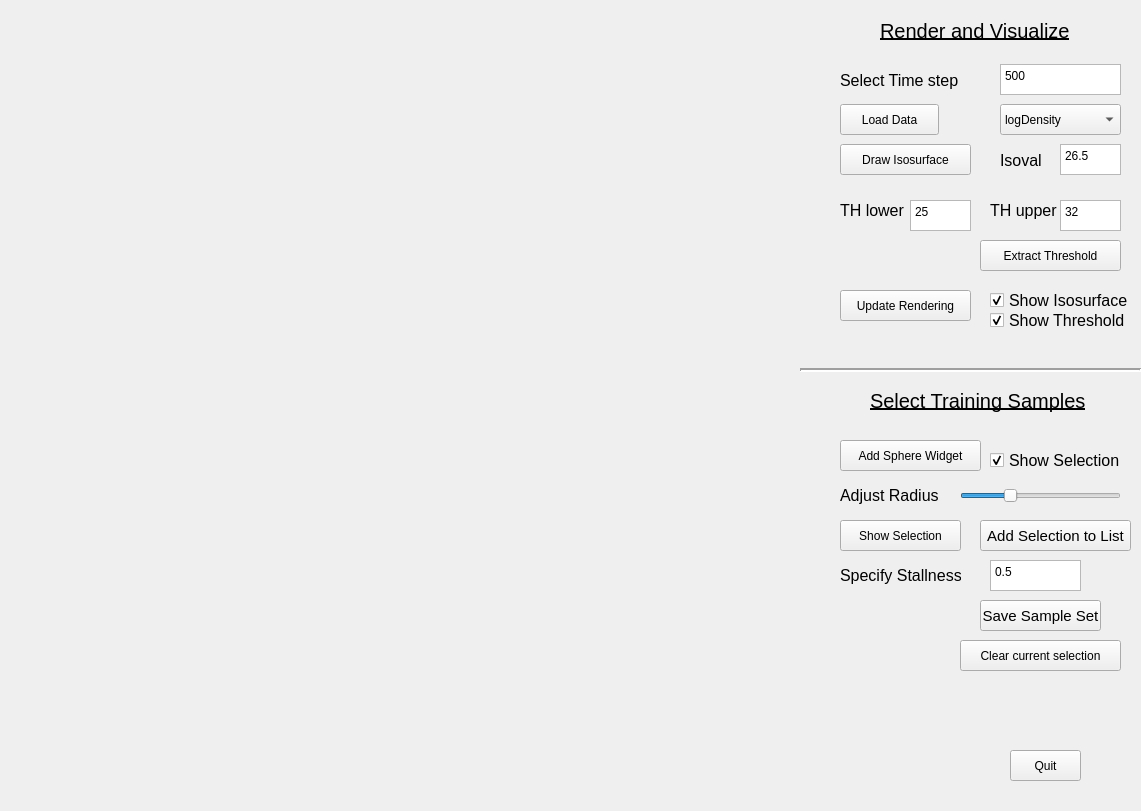
<?xml version="1.0" encoding="UTF-8"?>
<ui version="4.0">
 <class>RenderWindowUISingleInheritance</class>
 <widget class="QMainWindow" name="RenderWindowUISingleInheritance">
  <property name="geometry">
   <rect>
    <x>0</x>
    <y>0</y>
    <width>1141</width>
    <height>811</height>
   </rect>
  </property>
  <property name="windowTitle">
   <string>RenderWindowUISingleInheritance</string>
  </property>
  <widget class="QWidget" name="centralwidget">
   <widget class="QVTKWidget" name="qvtkWidget" native="true">
    <property name="geometry">
     <rect>
      <x>20</x>
      <y>20</y>
      <width>781</width>
      <height>491</height>
     </rect>
    </property>
   </widget>
   <widget class="QPushButton" name="loadData">
    <property name="geometry">
     <rect>
      <x>840</x>
      <y>104</y>
      <width>99</width>
      <height>31</height>
     </rect>
    </property>
    <property name="text">
     <string>Load Data</string>
    </property>
   </widget>
   <widget class="QPushButton" name="sphereWidget">
    <property name="geometry">
     <rect>
      <x>840</x>
      <y>440</y>
      <width>141</width>
      <height>31</height>
     </rect>
    </property>
    <property name="text">
     <string>Add Sphere Widget</string>
    </property>
   </widget>
   <widget class="QPushButton" name="filter_points">
    <property name="geometry">
     <rect>
      <x>840</x>
      <y>520</y>
      <width>121</width>
      <height>31</height>
     </rect>
    </property>
    <property name="text">
     <string>Show Selection</string>
    </property>
   </widget>
   <widget class="QSlider" name="sphereRadiusSlider">
    <property name="geometry">
     <rect>
      <x>960</x>
      <y>481</y>
      <width>161</width>
      <height>29</height>
     </rect>
    </property>
    <property name="minimum">
     <number>1</number>
    </property>
    <property name="maximum">
     <number>100</number>
    </property>
    <property name="value">
     <number>30</number>
    </property>
    <property name="orientation">
     <enum>Qt::Horizontal</enum>
    </property>
   </widget>
   <widget class="QLabel" name="label">
    <property name="geometry">
     <rect>
      <x>840</x>
      <y>480</y>
      <width>101</width>
      <height>31</height>
     </rect>
    </property>
    <property name="font">
     <font>
      <pointsize>12</pointsize>
     </font>
    </property>
    <property name="text">
     <string>Adjust Radius</string>
    </property>
   </widget>
   <widget class="QPushButton" name="drawIsosurf">
    <property name="geometry">
     <rect>
      <x>840</x>
      <y>144</y>
      <width>131</width>
      <height>31</height>
     </rect>
    </property>
    <property name="text">
     <string>Draw Isosurface</string>
    </property>
   </widget>
   <widget class="QComboBox" name="variables">
    <property name="geometry">
     <rect>
      <x>1000</x>
      <y>104</y>
      <width>121</width>
      <height>31</height>
     </rect>
    </property>
    <property name="editable">
     <bool>false</bool>
    </property>
    <item>
     <property name="text">
      <string>logDensity</string>
     </property>
    </item>
    <item>
     <property name="text">
      <string>tev</string>
     </property>
    </item>
    <item>
     <property name="text">
      <string>v02</string>
     </property>
    </item>
    <item>
     <property name="text">
      <string>v03</string>
     </property>
    </item>
    <item>
     <property name="text">
      <string>density</string>
     </property>
    </item>
    <item>
     <property name="text">
      <string>gradient</string>
     </property>
    </item>
    <item>
     <property name="text">
      <string>gradient1</string>
     </property>
    </item>
    <item>
     <property name="text">
      <string>logTemperature</string>
     </property>
    </item>
    <item>
     <property name="text">
      <string>logRho</string>
     </property>
    </item>
    <item>
     <property name="text">
      <string>Pressure</string>
     </property>
    </item>
    <item>
     <property name="text">
      <string>Velocity</string>
     </property>
    </item>
    <item>
     <property name="text">
      <string>QVapor</string>
     </property>
    </item>
   </widget>
   <widget class="QPlainTextEdit" name="isoval">
    <property name="geometry">
     <rect>
      <x>1060</x>
      <y>144</y>
      <width>61</width>
      <height>31</height>
     </rect>
    </property>
    <property name="plainText">
     <string>26.5</string>
    </property>
   </widget>
   <widget class="QCheckBox" name="isosurf_checkbox">
    <property name="geometry">
     <rect>
      <x>990</x>
      <y>290</y>
      <width>151</width>
      <height>20</height>
     </rect>
    </property>
    <property name="font">
     <font>
      <pointsize>12</pointsize>
     </font>
    </property>
    <property name="text">
     <string>Show Isosurface</string>
    </property>
    <property name="checked">
     <bool>true</bool>
    </property>
   </widget>
   <widget class="QCheckBox" name="selection_checkbox">
    <property name="geometry">
     <rect>
      <x>990</x>
      <y>450</y>
      <width>141</width>
      <height>20</height>
     </rect>
    </property>
    <property name="font">
     <font>
      <pointsize>12</pointsize>
     </font>
    </property>
    <property name="text">
     <string>Show Selection</string>
    </property>
    <property name="checked">
     <bool>true</bool>
    </property>
   </widget>
   <widget class="QPushButton" name="update_rendering">
    <property name="geometry">
     <rect>
      <x>840</x>
      <y>290</y>
      <width>131</width>
      <height>31</height>
     </rect>
    </property>
    <property name="text">
     <string>Update Rendering</string>
    </property>
   </widget>
   <widget class="QPushButton" name="quit">
    <property name="geometry">
     <rect>
      <x>1010</x>
      <y>750</y>
      <width>71</width>
      <height>31</height>
     </rect>
    </property>
    <property name="text">
     <string>Quit</string>
    </property>
   </widget>
   <widget class="QPlainTextEdit" name="timestep">
    <property name="geometry">
     <rect>
      <x>1000</x>
      <y>64</y>
      <width>121</width>
      <height>31</height>
     </rect>
    </property>
    <property name="plainText">
     <string>500</string>
    </property>
   </widget>
   <widget class="QLabel" name="label_2">
    <property name="geometry">
     <rect>
      <x>840</x>
      <y>70</y>
      <width>121</width>
      <height>21</height>
     </rect>
    </property>
    <property name="font">
     <font>
      <pointsize>12</pointsize>
     </font>
    </property>
    <property name="text">
     <string>Select Time step</string>
    </property>
   </widget>
   <widget class="Line" name="line">
    <property name="geometry">
     <rect>
      <x>800</x>
      <y>360</y>
      <width>341</width>
      <height>20</height>
     </rect>
    </property>
    <property name="font">
     <font>
      <pointsize>12</pointsize>
      <weight>50</weight>
      <bold>false</bold>
     </font>
    </property>
    <property name="lineWidth">
     <number>2</number>
    </property>
    <property name="orientation">
     <enum>Qt::Horizontal</enum>
    </property>
   </widget>
   <widget class="QLabel" name="label_3">
    <property name="geometry">
     <rect>
      <x>880</x>
      <y>10</y>
      <width>191</width>
      <height>41</height>
     </rect>
    </property>
    <property name="font">
     <font>
      <pointsize>15</pointsize>
      <underline>true</underline>
     </font>
    </property>
    <property name="text">
     <string>Render and Visualize</string>
    </property>
   </widget>
   <widget class="QLabel" name="label_4">
    <property name="geometry">
     <rect>
      <x>870</x>
      <y>380</y>
      <width>221</width>
      <height>41</height>
     </rect>
    </property>
    <property name="font">
     <font>
      <pointsize>15</pointsize>
      <underline>true</underline>
     </font>
    </property>
    <property name="text">
     <string>Select Training Samples</string>
    </property>
   </widget>
   <widget class="QPushButton" name="addSelection">
    <property name="geometry">
     <rect>
      <x>980</x>
      <y>520</y>
      <width>151</width>
      <height>31</height>
     </rect>
    </property>
    <property name="font">
     <font>
      <pointsize>11</pointsize>
     </font>
    </property>
    <property name="text">
     <string>Add Selection to List</string>
    </property>
   </widget>
   <widget class="QPushButton" name="saveSampleData">
    <property name="geometry">
     <rect>
      <x>980</x>
      <y>600</y>
      <width>121</width>
      <height>31</height>
     </rect>
    </property>
    <property name="font">
     <font>
      <pointsize>11</pointsize>
     </font>
    </property>
    <property name="text">
     <string>Save Sample Set</string>
    </property>
   </widget>
   <widget class="pcp_openGL_window" name="pcp_window" native="true">
    <property name="geometry">
     <rect>
      <x>19</x>
      <y>540</y>
      <width>780</width>
      <height>250</height>
     </rect>
    </property>
   </widget>
   <widget class="QLabel" name="label_5">
    <property name="geometry">
     <rect>
      <x>840</x>
      <y>560</y>
      <width>121</width>
      <height>31</height>
     </rect>
    </property>
    <property name="font">
     <font>
      <pointsize>12</pointsize>
     </font>
    </property>
    <property name="text">
     <string>Specify Stallness</string>
    </property>
   </widget>
   <widget class="QPlainTextEdit" name="stallness_val">
    <property name="geometry">
     <rect>
      <x>990</x>
      <y>560</y>
      <width>91</width>
      <height>31</height>
     </rect>
    </property>
    <property name="plainText">
     <string>0.5</string>
    </property>
   </widget>
   <widget class="QPushButton" name="cleanSampleSet">
    <property name="geometry">
     <rect>
      <x>960</x>
      <y>640</y>
      <width>161</width>
      <height>31</height>
     </rect>
    </property>
    <property name="text">
     <string>Clear current selection</string>
    </property>
   </widget>
   <widget class="QPushButton" name="pushButton">
    <property name="geometry">
     <rect>
      <x>980</x>
      <y>240</y>
      <width>141</width>
      <height>31</height>
     </rect>
    </property>
    <property name="text">
     <string>Extract Threshold</string>
    </property>
   </widget>
   <widget class="QPlainTextEdit" name="thhigh">
    <property name="geometry">
     <rect>
      <x>1060</x>
      <y>200</y>
      <width>61</width>
      <height>31</height>
     </rect>
    </property>
    <property name="plainText">
     <string>32</string>
    </property>
   </widget>
   <widget class="QPlainTextEdit" name="thlow">
    <property name="geometry">
     <rect>
      <x>910</x>
      <y>200</y>
      <width>61</width>
      <height>31</height>
     </rect>
    </property>
    <property name="plainText">
     <string>25</string>
    </property>
   </widget>
   <widget class="QLabel" name="label_6">
    <property name="geometry">
     <rect>
      <x>840</x>
      <y>200</y>
      <width>71</width>
      <height>21</height>
     </rect>
    </property>
    <property name="font">
     <font>
      <pointsize>12</pointsize>
     </font>
    </property>
    <property name="text">
     <string>TH lower</string>
    </property>
   </widget>
   <widget class="QLabel" name="label_7">
    <property name="geometry">
     <rect>
      <x>990</x>
      <y>200</y>
      <width>71</width>
      <height>21</height>
     </rect>
    </property>
    <property name="font">
     <font>
      <pointsize>12</pointsize>
     </font>
    </property>
    <property name="text">
     <string>TH upper</string>
    </property>
   </widget>
   <widget class="QCheckBox" name="th_checkbox">
    <property name="geometry">
     <rect>
      <x>990</x>
      <y>310</y>
      <width>141</width>
      <height>21</height>
     </rect>
    </property>
    <property name="font">
     <font>
      <pointsize>12</pointsize>
     </font>
    </property>
    <property name="text">
     <string>Show Threshold</string>
    </property>
    <property name="checked">
     <bool>true</bool>
    </property>
   </widget>
   <widget class="QLabel" name="label_8">
    <property name="geometry">
     <rect>
      <x>1000</x>
      <y>150</y>
      <width>51</width>
      <height>21</height>
     </rect>
    </property>
    <property name="font">
     <font>
      <pointsize>12</pointsize>
     </font>
    </property>
    <property name="text">
     <string>Isoval</string>
    </property>
   </widget>
  </widget>
  <action name="actionOpenFile">
   <property name="enabled">
    <bool>true</bool>
   </property>
   <property name="text">
    <string>Open File...</string>
   </property>
  </action>
  <action name="actionExit">
   <property name="text">
    <string>Exit</string>
   </property>
  </action>
  <action name="actionPrint">
   <property name="text">
    <string>Print</string>
   </property>
  </action>
  <action name="actionHelp">
   <property name="text">
    <string>Help</string>
   </property>
  </action>
  <action name="actionSave">
   <property name="text">
    <string>Save</string>
   </property>
  </action>
 </widget>
 <customwidgets>
  <customwidget>
   <class>QVTKWidget</class>
   <extends>QWidget</extends>
   <header>QVTKWidget.h</header>
  </customwidget>
  <customwidget>
   <class>pcp_openGL_window</class>
   <extends>QWidget</extends>
   <header location="global">pcp_openGL_window.h</header>
   <container>1</container>
  </customwidget>
 </customwidgets>
 <resources/>
 <connections/>
</ui>
